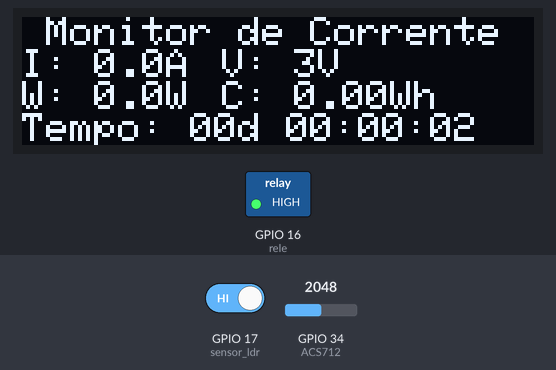
Simulated run of this sketch. Board: ESP32. On the bench: 128×32 one-colour display, switched loads named in the sketch (green lamp = pin HIGH). Inputs (shaded band) come from the test bench; at power-on: GPIO 34 (ACS712) = 2048, GPIO 17 (sensor_ldr) HIGH. WiFi joins after 1.5 s; servers stay silent unless stated; what the sketch prints to the serial monitor is not drawn.

Above: at 2.7 s.
2.8 s: GPIO 34 (ACS712) set to 2866
At 3.9 s:
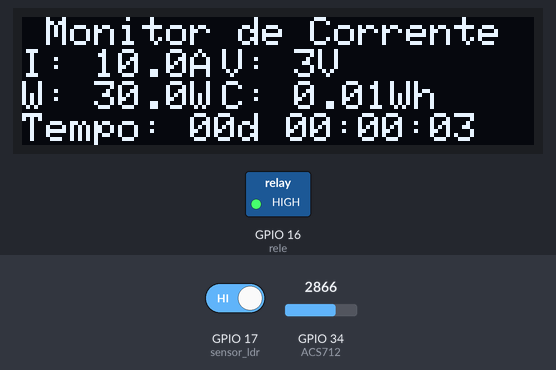
4.5 s: GPIO 17 (sensor_ldr) driven LOW
At 6.9 s:
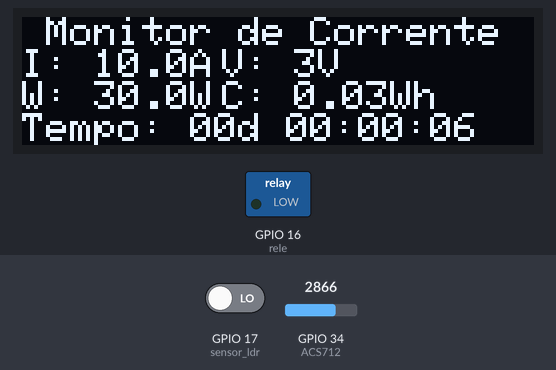
7.5 s: GPIO 34 (ACS712) set to 3603
At 8.4 s:
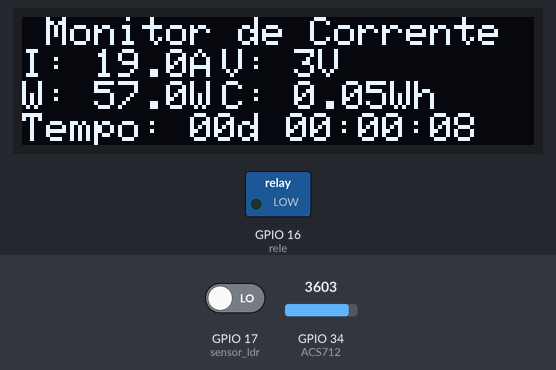
9.0 s: GPIO 34 (ACS712) set to 2047
At 9.6 s:
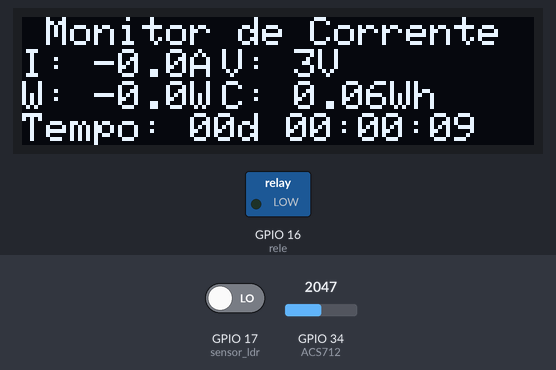
Timing chart, 0 to 12.0 s (numbered marks = the images above; inputs shaded):
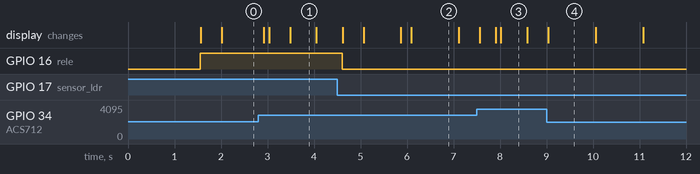

Measured:
- after the input at 4.5 s, GPIO 16 (rele): HIGH → LOW after 0.11 s
- what the display in image 1 shows lasts 0.6 s, from 3.5 s to 4.1 s
- what the display in image 2 shows lasts 1.0 s, from 6.1 s to 7.1 s

The sketch:

sketch.ino
```cpp
// Adicionando as Bibliotecas de suporte
#include <Adafruit_SSD1306.h>   // Biblioteca para o display OLED.
#include <Arduino.h>
#include <Wire.h>
#include <ACS712.h>
#include <WiFi.h>
#include <ThingerESP32.h>


struct Tempo {
  int dia;       // Adicionado para armazenar o número de dias
  int hora;
  int minuto;
  int segundo;
  char texto[30]; // Aumente o tamanho do texto para acomodar o novo formato
} tempoAtual;

// Variáveis globais
#define ACS712 34

#define USERNAME "RicardoBrito"           // Usuário do Thinger.Io
#define DEVICE_ID "ESP32"                   // Id do ESP32
#define DEVICE_CREDENTIAL "9jC1RqTwTS-J&0YU"      // Credencial do ESP32
#define SSID "Wokwi-GUEST"          // Wifi simulado do próprio dispositivo
#define SSID_PASSWORD ""

unsigned long miliTotal = 0;
unsigned long miliPassado = 0;

int tensao = 3.3;  // Tensão fixa em Volts
int modelo = 66;  // Sensibilidade do sensor ACS712
float offset = 1.65;  // Offset de 1.65V para ~0A
float consumo = 0;
float corrente = 0;
float watt = 0;
float fatorTempo = 1.0 / 3600000.0;  // Fator de tempo em horas
Adafruit_SSD1306 display(128, 32, &Wire, -1);  // Objeto Display

const int sensor_ldr = 17;     // pino de leitura digital do sensor
const int rele =  16;      // pino de comando do modulo rele

// Inicializando o cliente Thinger.io
ThingerESP32 thing(USERNAME, DEVICE_ID, DEVICE_CREDENTIAL);

void setup() {
  Serial.begin(115200);
  thing.add_wifi(SSID, SSID_PASSWORD);
  // define o pino relativo ao rele de saida
  pinMode(rele, OUTPUT);
  // define o pino relativo ao sensor como entrada digital
  pinMode(sensor_ldr, INPUT);

  // Configuração do display OLED
  display.begin(SSD1306_SWITCHCAPVCC, 0x3C);
  display.clearDisplay();
  display.setTextSize(1);
  display.setTextColor(WHITE, BLACK);
  display.setCursor(0, 0);
  display.println(F(" Monitor de Corrente "));
  display.display();

  // Configuração do WI-FI
  Serial.print("Conectando-se ao Wi-Fi");
  WiFi.begin("Wokwi-GUEST", "", 6);
  while (WiFi.status() != WL_CONNECTED) {
    delay(100);
    Serial.print(".");
  }
  Serial.println(" Conectado!");

  // Adicionar recursos ao Thinger.io
  thing["corrente"] >> [](pson &out) {
    out = corrente; // Envia a corrente para o dashboard
  };
  thing["tensao"] >> [](pson &out) {
    out = tensao; // Envia a tensão para o dashboard
  };
  thing["potencia"] >> [](pson &out) {
    out = watt; // Envia a potência para o dashboard
  };
  thing["consumo"] >> [](pson &out) {
    out = consumo; // Envia o consumo para o dashboard
  };
  thing["tempo"] >> [](pson &out) {
    out = (const char*)tempoAtual.texto; // Envia o tempo formatado para o dashboard
  };
}

void calcularTempo() {
  unsigned long tempoMillis = millis();
  tempoAtual.dia = tempoMillis / 86400000; // 86400000 ms em um dia
  tempoAtual.hora = (tempoMillis / 3600000) % 24;
  tempoAtual.minuto = (tempoMillis / 60000) % 60;
  tempoAtual.segundo = (tempoMillis / 1000) % 60;
  sprintf(tempoAtual.texto, "Tempo: %02dd %02d:%02d:%02d", tempoAtual.dia, tempoAtual.hora, tempoAtual.minuto, tempoAtual.segundo);
  }

void loop() {
  // lê o estado do sensor e armazena na variavel leitura
  int leitura = digitalRead(sensor_ldr);

  // verifica se há luz ambiente. Se não houver, aciona rele
  if (leitura == LOW) {
    // aciona rele (obs: este rele é acionado em nivel LOW)
    digitalWrite(rele, LOW);
  } else {
    // desliga rele
    digitalWrite(rele, HIGH);
  }
  // Calcula o tempo decorrido
  miliPassado = millis() - miliTotal;
  miliTotal = millis();

  // Calcula corrente e potência
  float leituraACS712 = (analogRead(ACS712) * (3.3 / 4095.0));  // Converte leitura para Volts
  corrente = (leituraACS712 - offset) / (modelo / 1000.0);  // Calcula a corrente em Amperes
  watt = tensao * corrente;  // Calcula a potência em Watts
  consumo += watt * miliPassado * fatorTempo;  // Atualiza o consumo em Watt-horas

  // Atualiza o display com as medições
  display.fillRect(0, 8, 127, 31, BLACK);
  display.setCursor(0, 8);

  display.print(F("I: "));
  display.print(corrente, 1);
  display.print(F("A"));
  display.setCursor(50, 8);
  display.print(F("V: "));
  display.print(tensao);
  display.println(F("V"));

  display.print(F("W: "));
  display.print(watt, 1);
  display.print(F("W"));

  display.setCursor(50, 16);
  display.print(F("C: "));
  display.print(consumo, 2);
  display.println(F("Wh"));


  // Exibe o tempo decorrido
  calcularTempo();
  display.println(tempoAtual.texto);
  display.display();

  thing.handle();

  // Atraso para evitar sobrecarga
  delay(100);
}
```
